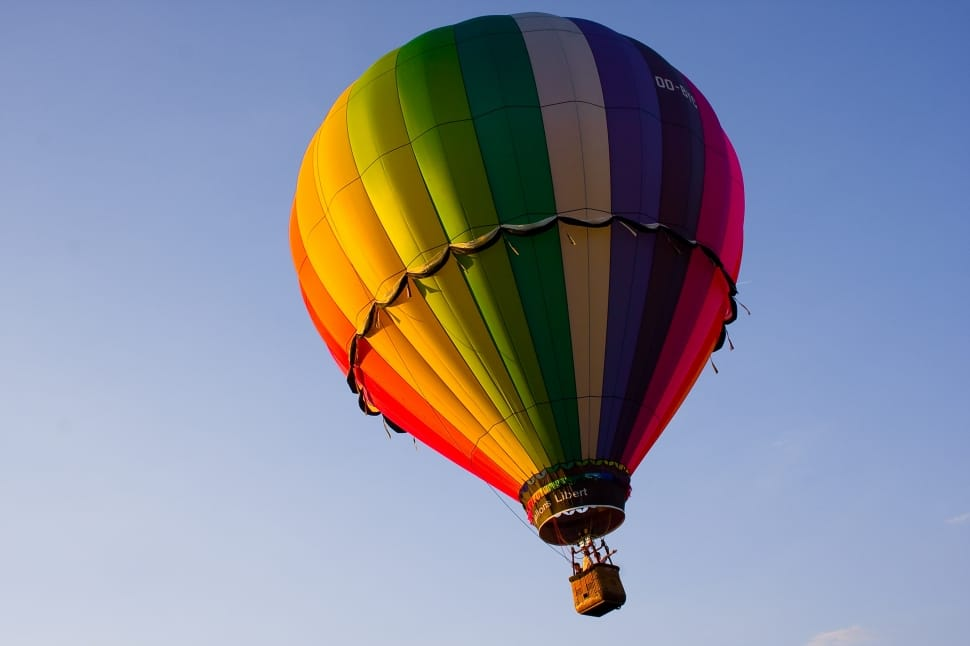
#> input picture examples/picture.jpg, 970 x 646 px
$ python -i film_emulation.py   (imports and definitions only)
#> lines starting #> are read from the running program, lines starting #| are printed output that depends on the picture
#> further down, picture is the input picture: PIL image 970x646 RGB; mean R, G, B 135.2, 138.8, 154.9
import json
import numpy as np
from PIL import Image, ImageEnhance, ImageOps, ImageDraw, ImageFilter, ImageChops

import random

def load_config(config_path):
    with open(config_path, 'r') as f:
        return json.load(f)

# [100 lines left out: functions apply_tone_curve, apply_tone_curve_per_channel, apply_exposure_adjustment, apply_color_adjustments, apply_base_color, add_grain and 1 more, not called in this run]

def add_light_leak(image):
    """
    Apply a light leak effect to a PIL Image.

    Parameters:
    image (PIL.Image.Image): The input image.

    Returns:
    PIL.Image.Image: The image with a light leak effect applied.
    """
    # Ensure the image is in RGB mode
    image = image.convert('RGB')

    # Convert image to numpy array
    img_array = np.array(image).astype('float')
    h, w, _ = img_array.shape
#> h = 646; w = 970

    # Create a light leak overlay
    leak = np.zeros((h, w, 3), dtype='float')

    # Randomly decide the number of leaks
    num_leaks = random.randint(1, 3)

    for _ in range(num_leaks):
        # Random position
        x0 = random.randint(-w//2, w)
        y0 = random.randint(-h//2, h)

        # Random size
        radius = random.randint(w//4, int(1.5 * w))

        # Random color (reddish/orange hues)
        color = np.array([
            random.randint(200, 255),   # Red channel
            random.randint(50, 200),    # Green channel
            random.randint(0, 100)      # Blue channel
        ], dtype='float')

        # Create gradient
        Y, X = np.ogrid[:h, :w]
        dist_from_center = np.sqrt((X - x0)**2 + (Y - y0)**2)
        mask = (dist_from_center <= radius)
        gradient = (1 - dist_from_center / radius) * mask

        # Add the gradient to the leak overlay
        for i in range(3):  # For each color channel
            leak[..., i] += gradient * color[i]
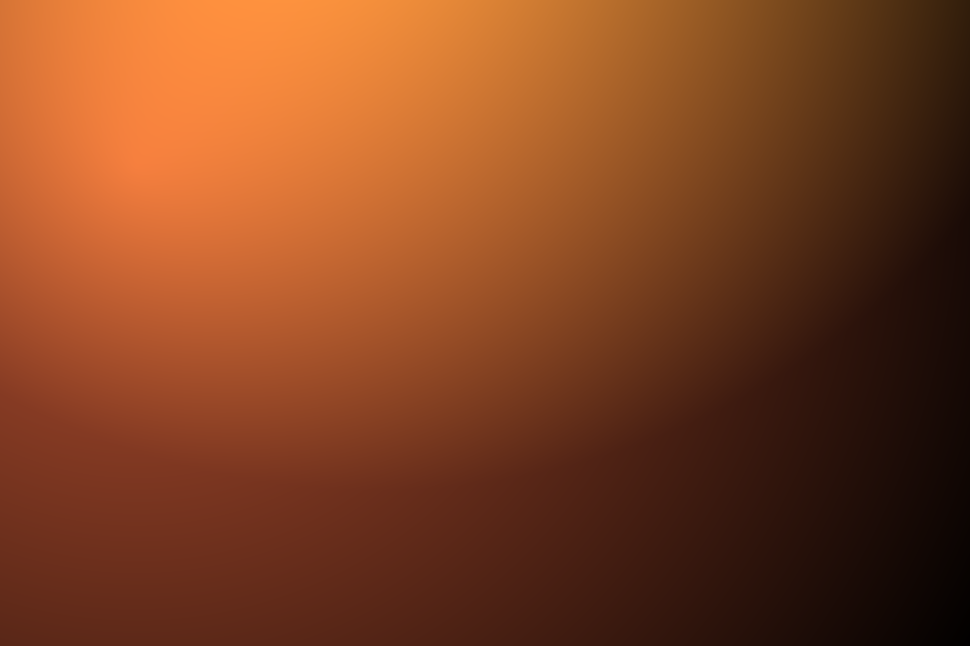
#> leak: shape (646, 970, 3) float64; mean of channels 0, 1, 2 166.1, 85.8, 42.9; drawn with min black and max white

    # Normalize leak values
    leak = np.clip(leak, 0, 255)

    # Blend the leak with the original image
    blended = img_array + leak * random.uniform(0.3, 0.7)
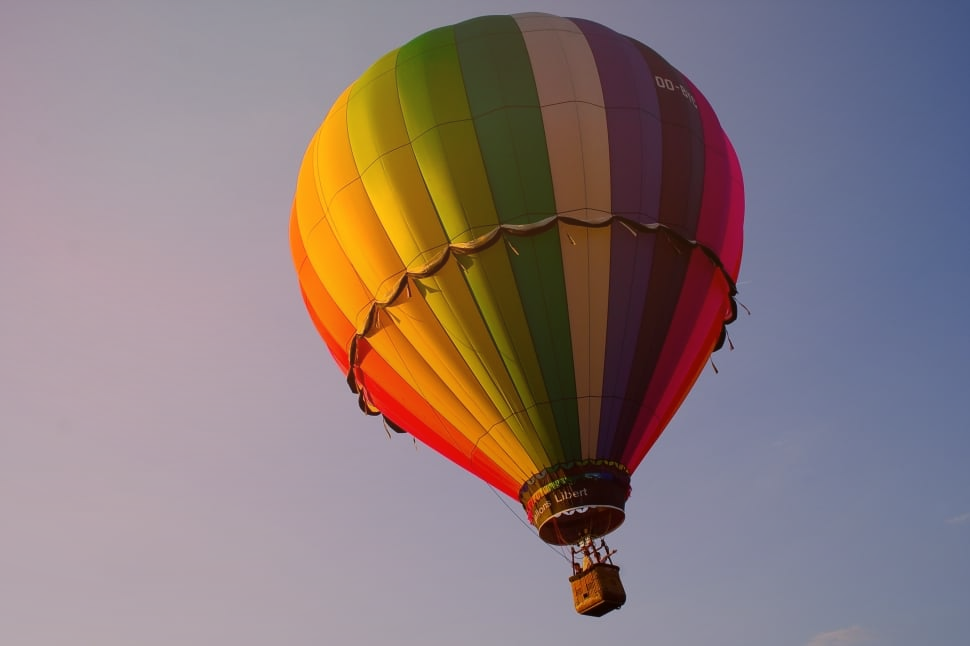
#> blended: shape (646, 970, 3) float64; mean R, G, B 191.5, 169.3, 170.2; drawn with min black and max white
    blended = np.clip(blended, 0, 255).astype('uint8')
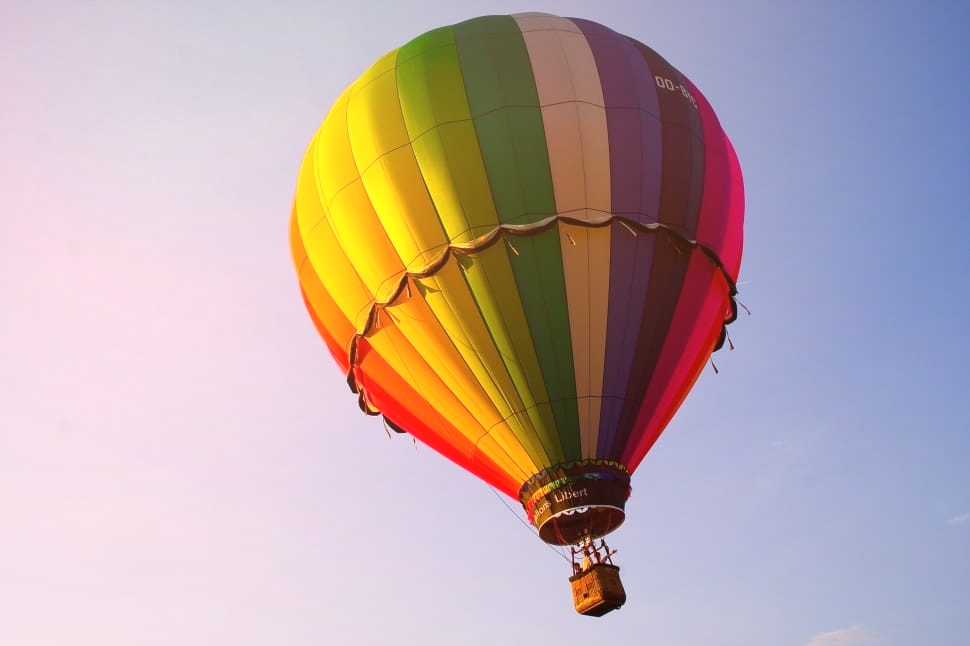
#> blended: shape (646, 970, 3); mean R, G, B 187.6, 168.8, 169.7

    # Convert back to PIL Image
    result_image = Image.fromarray(blended)

    # Optional: Adjust color balance to imitate film
    enhancer = ImageEnhance.Color(result_image)
    result_image = enhancer.enhance(1.2)
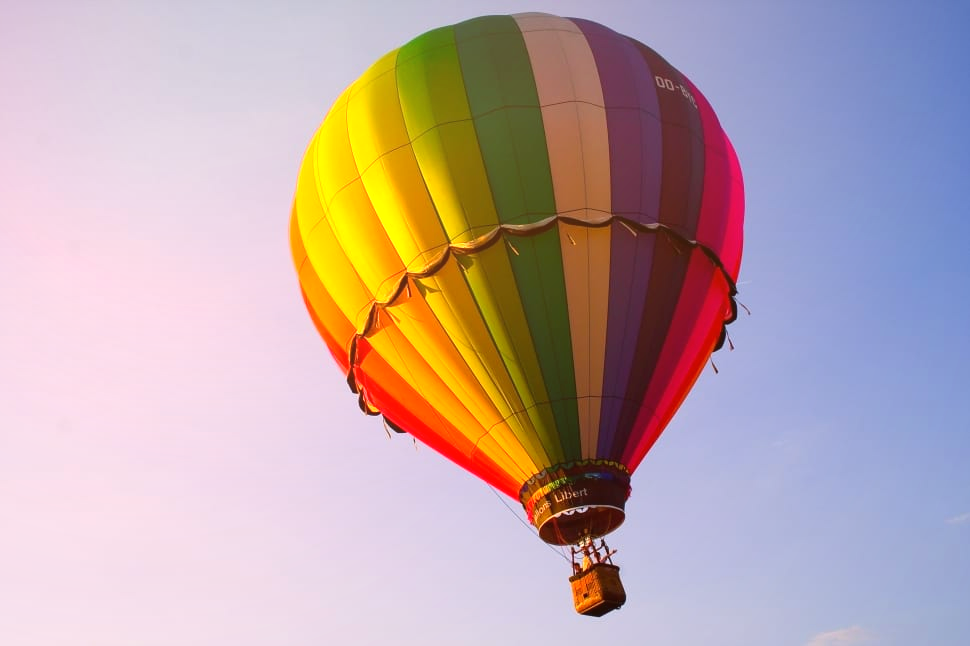
#> result_image: PIL image 970x646 RGB; mean R, G, B 188.9, 167.2, 168.9

    # Optional: Add slight vignette effect
    vignette = Image.new('L', (w, h), 0)
#> vignette: PIL image 970x646 L; every value is 0
    overlay = ImageDraw.Draw(vignette)
    max_dim = max(w, h)
#> max_dim = 970
    overlay.ellipse([(-max_dim//2, -max_dim//2), (w + max_dim//2, h + max_dim//2)], fill=255)
    vignette = vignette.filter(ImageFilter.GaussianBlur(radius=max_dim//2))
#> vignette: PIL image 970x646 L; every value is 255
    vignette_mask = ImageOps.invert(vignette).convert('L')
    result_image.putalpha(vignette_mask)
#> result_image: PIL image 970x646 RGBA
    result_image = result_image.convert('RGB')

    return result_image

# [21 lines left out: function apply_dynamic_range_compression, not called in this run]

import numpy as np
from PIL import Image, ImageDraw

# [95 lines left out: functions apply_vignette, emulate_film, not called in this run]

>>> from PIL import Image
>>> picture = Image.open('examples/picture.jpg')
>>> result = add_light_leak(picture)
